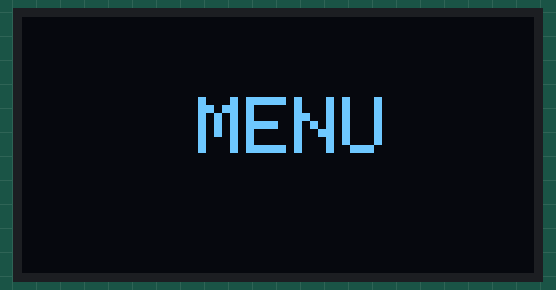
This sketch was run on a simulated Arduino Uno, built with avr-gcc and run on an emulated ATmega328P. Shown: 128×64 one-colour display.

Above: at 0.1 s.
At 2.1 s:
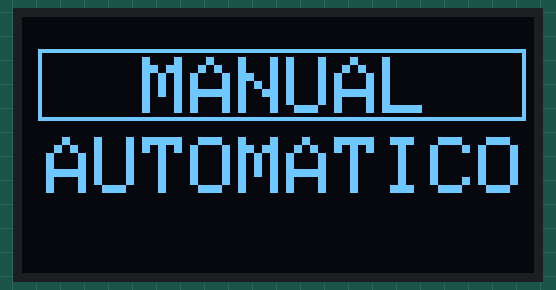

The sketch:

Pantallita_V.1.ino
```cpp
#include <Adafruit_GFX.h>
#include <Adafruit_SSD1306.h>

#define SCREEN_WIDTH 128 // Ancho de la pantalla OLED en píxeles
#define SCREEN_HEIGHT 64 // Alto de la pantalla OLED en píxeles

Adafruit_SSD1306 display(SCREEN_WIDTH, SCREEN_HEIGHT, &Wire, -1);

typedef enum{MENU_MANUAL,MENU_AUTOMATICO} estadoMEF;
estadoMEF estadoactual;

volatile int seg;
volatile int minutos;
volatile int segundos;
volatile int miliSegundos;
volatile int microSegundos;


void setup() {
  // Inicializa la comunicación I2C con la pantalla OLED
  Wire.begin();
  display.begin(SSD1306_SWITCHCAPVCC, 0x3C);
  display.clearDisplay();

  // Muestra el mensaje de bienvenida
  display.setTextSize(2);
  display.setTextColor(WHITE);
  display.setCursor(20,20);
  display.println("  MENU") ;
  display.display();
  delay(2000);

    //cuenta del timer2
    SREG = (SREG & 0b01111111);      //Esta instrucción deshabilita a las interrupciones globales sin modificar el resto de las interrupciones.
    TCNT2 = 0;     //Limpiar el registro que guarda la cuenta del Timer-2.
    TIMSK2 =TIMSK2|0b00000001;      //Habilitación de la bandera 0 del registro que habilita la interrupción por sobre flujo o desbordamiento del TIMER2.
    TCCR2B= 0b0000011; //250khz
    SREG = (SREG & 0b01111111) | 0b10000000; //Habilitar interrupciones
    // T = 1/250khz = 4uS
    //255*0.125uS = 1mS
    //cuenta cada 1 milisegundos
}

void loop() {

  switch(estadoactual)
  {
    case MENU_MANUAL:
    {
        display.clearDisplay();// Limpia la pantalla OLED
        display.setTextSize(2);  // Muestra el texto en la pantalla
        display.setTextColor(WHITE);
        display.setCursor(30,10);//1° IZQUIERDA A DERECHA, 2° ARRIBA PARA ABAJO
        display.println("MANUAL");
        display.drawRect(4,8,122,18,WHITE);/*1° izquierda a derecha, 2°de arriba a abajo
        3° ancho del cuadrado, 4° alto del cuadrado */
        display.setCursor(6,30);
        display.println("AUTOMATICO");
    }
    break;

    case MENU_AUTOMATICO:
    {
        display.clearDisplay();// Limpia la pantalla OLED
        display.setTextSize(2);  // Muestra el texto en la pantalla
        display.setTextColor(WHITE);
        display.setCursor(30,10);//1° IZQUIERDA A DERECHA, 2° ARRIBA PARA ABAJO
        display.println("MANUAL");
        display.drawRect(4,28,122,18,WHITE);/*1° izquierda a derecha, 2°de arriba a abajo
        3° ancho del cuadrado, 4° alto del cuadrado */
        display.setCursor(6,30);
        display.println("AUTOMATICO");
    }
    break;
  }


  display.display();  // Actualiza la pantalla OLED
  delay(1000);  // Espera un segundo antes de volver a actualizar la pantalla
}

//cuenta segundos con el timer 2
ISR(TIMER2_OVF_vect)
{
  miliSegundos++;
  if(miliSegundos==1000)
  {
    seg++;

    miliSegundos=0;
    }
}
```
